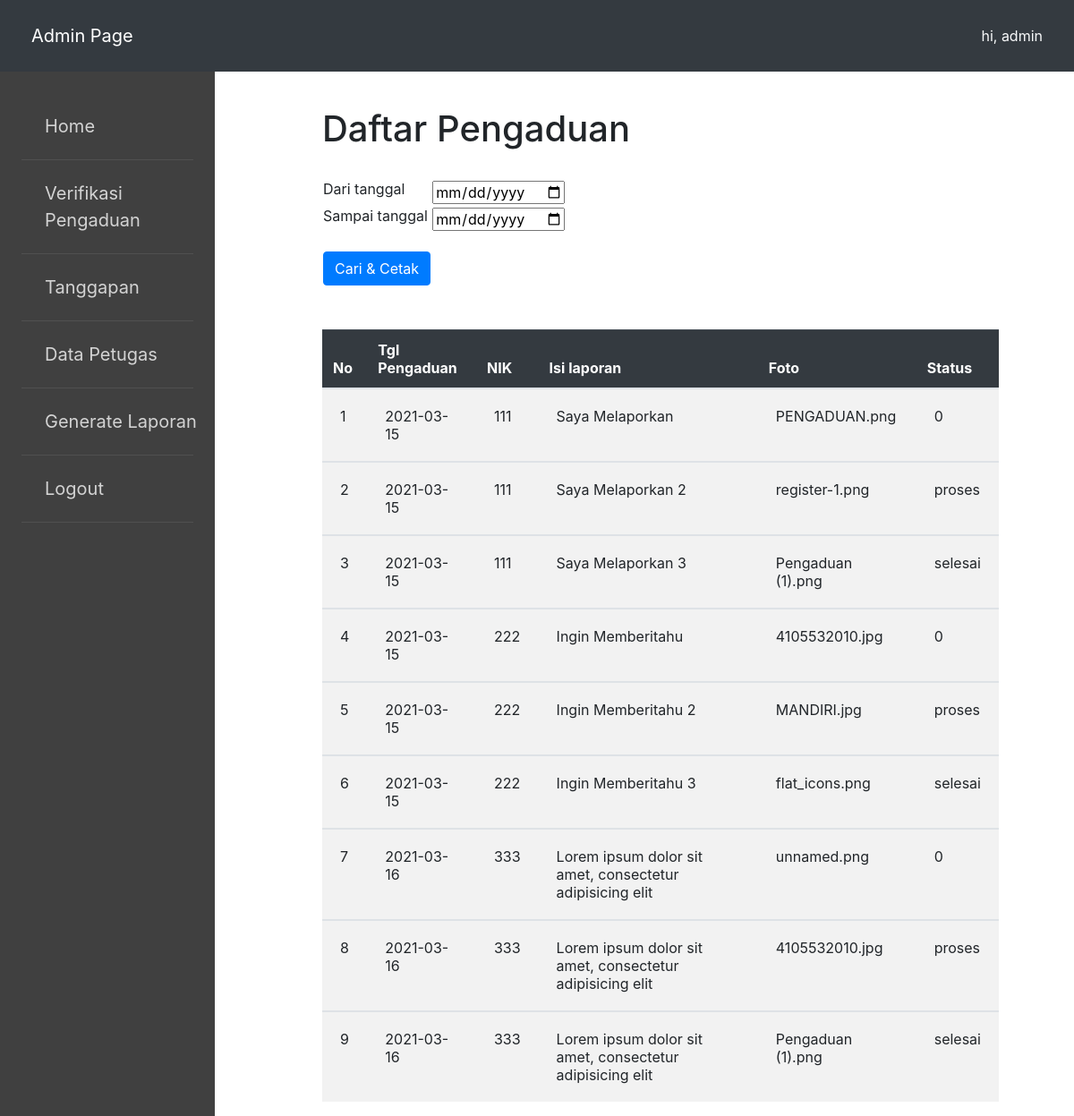
The page /view/admin/laporan/generate_laporan.php (signed in) on the database its author committed.
### tables this page shows
CREATE TABLE `pengaduan` (
  `id_pengaduan` int(11) NOT NULL,
  `tgl_pengaduan` date NOT NULL,
  `nik` char(16) NOT NULL,
  `isi_laporan` text NOT NULL,
  `foto` varchar(255) NOT NULL,
  `status` enum('0','proses','selesai','') NOT NULL
);

### config/koneksi.php (called while the page is built, shortened)
<?php
class database{
	var $host = "localhost";
	var $uname = "root";
	var $pass = "";
	var $db= "db_pengaduan_masyarakat";
	var $koneksi = "";
	function __construct(){
		$this->koneksi = mysqli_connect($this->host, $this->uname, $this->pass, $this->db);
	}
	function generate_laporan(){
		$sql = mysqli_query($this->koneksi, "CALL tampil_pengaduan()");
		while ($s = mysqli_fetch_array($sql)) {
			$hasil[] = $s;
		}
		return $hasil;
	}
}

### view/admin/laporan/generate_laporan.php (the view)
<?php
include "../../../config/koneksi.php";
include '../header/header.php';
$db= new database();
$lihat = $db->generate_laporan();
 ?>
<div class="main">
	<div class="jarak">
		<h1>Daftar Pengaduan</h1>
		<br>
		<table border="0">
			<form method="GET" action="proses_generate.php">
				<tr>
					<td><label >Dari tanggal</label>
					<td><input type="date" name="tgl_pengaduan1"></td>
				</tr>
				<tr>
					<td><label>Sampai tanggal</label></td>
					<td><input type="date" name="tgl_pengaduan2"></td>
				</tr>
				<tr>
					<td><br><input type="submit" class="btn btn-primary" value="Cari & Cetak"></td>
				</tr>
			</form>
		</table>
		<br><br>
		<table class="table table-striped">
			<thead class="table-dark">
				<tr>
					<th>No</th>
					<th>Tgl Pengaduan</th>
					<th>NIK</th>
					<th>Isi laporan</th>
					<th>Foto</th>
					<th>Status</th>
				</tr>
			</thead>
			<?php
			if (is_array($lihat)) {
				foreach ($lihat as $l) {
		 	?>
			<tbody>
				<tr>
					<td><?php echo $l['id_pengaduan']; ?></td>
					<td><?php echo $l["tgl_pengaduan"];   ?></td>
					<td><?php echo $l['nik']; ?></td>
					<td><?php echo $l['isi_laporan']; ?></td>
					<td><?php echo $l['foto']; ?></td>
					<td><?php echo $l['status']; ?></td>
				</tr>
			</tbody>
		<?php } }?>
		</table>
	</div>
</div>

### assets/style.css (style rules this page uses)
.main { padding-top: 10%; margin-left: 30%; }
.table-striped { width: 90%; }
.table>tbody>tr>td { padding: 20px; }

### rows shown on the page
pengaduan: id_pengaduan "1", tgl_pengaduan "2021-03-15", nik "111", isi_laporan "Saya Melaporkan", foto "PENGADUAN.png", status "0"
pengaduan: id_pengaduan "2", tgl_pengaduan "2021-03-15", nik "111", isi_laporan "Saya Melaporkan 2", foto "register-1.png", status "proses"
pengaduan: id_pengaduan "3", tgl_pengaduan "2021-03-15", nik "111", isi_laporan "Saya Melaporkan 3", foto "Pengaduan (1).png", status "selesai"
pengaduan: id_pengaduan "4", tgl_pengaduan "2021-03-15", nik "222", isi_laporan "Ingin Memberitahu", foto "4105532010.jpg", status "0"
pengaduan: id_pengaduan "5", tgl_pengaduan "2021-03-15", nik "222", isi_laporan "Ingin Memberitahu 2", foto "MANDIRI.jpg", status "proses"
pengaduan: id_pengaduan "6", tgl_pengaduan "2021-03-15", nik "222", isi_laporan "Ingin Memberitahu 3", foto "flat_icons.png", status "selesai"
pengaduan: id_pengaduan "7", tgl_pengaduan "2021-03-16", nik "333", isi_laporan "Lorem ipsum dolor sit amet, consectetur adipisicing elit", foto "unnamed.png", status "0"
pengaduan: id_pengaduan "8", tgl_pengaduan "2021-03-16", nik "333", isi_laporan "Lorem ipsum dolor sit amet, consectetur adipisicing elit", foto "4105532010.jpg", status "proses"
pengaduan: id_pengaduan "9", tgl_pengaduan "2021-03-16", nik "333", isi_laporan "Lorem ipsum dolor sit amet, consectetur adipisicing elit", foto "Pengaduan (1).png", status "selesai"

### other values the page prints
$_SESSION['nama'] "admin"
